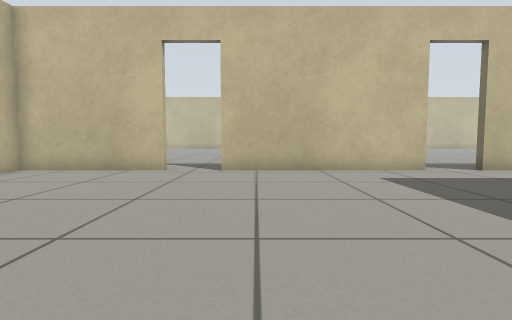
view 1 (above)

24 first-person views from a walk through a Gazebo world. The camera is 0.5 m above the floor, tilts 4° down and sees 80° across. The floor is counted in squares, 0.5 m on a side. Each view is taken from the middle of a square. On the plan, view 1 faces up. The plan holds only what a view shows up to about 12 squares ahead; the rest is blank. The place goes on beyond the plan.

view 2
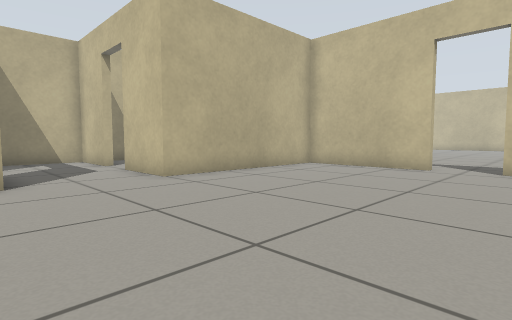

view 3
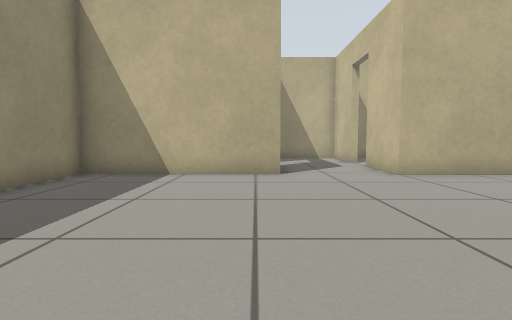

view 4
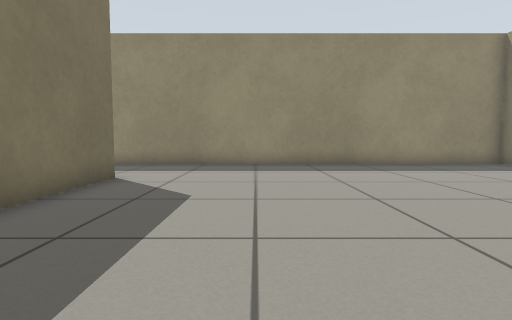

view 5
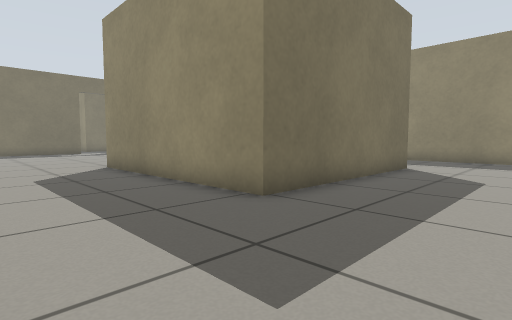

view 6
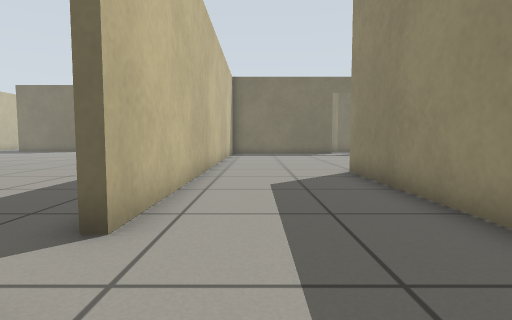

view 7
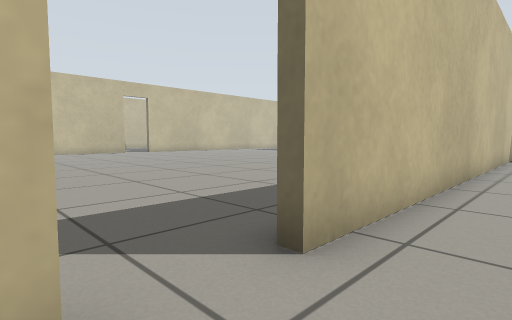

view 8
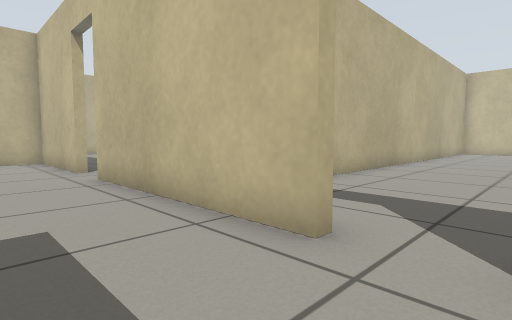

view 9
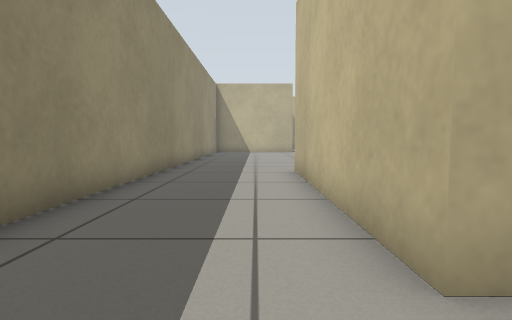

view 10
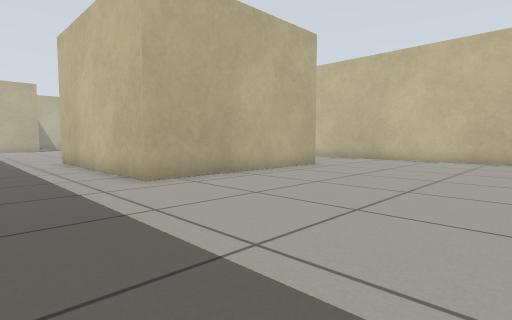

view 11
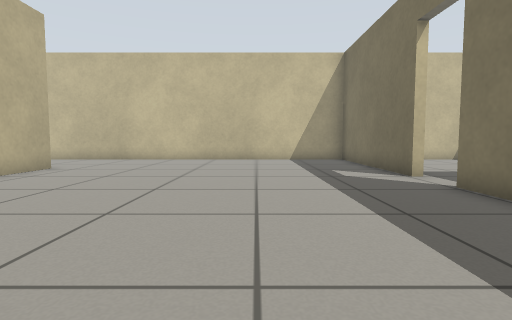

view 12
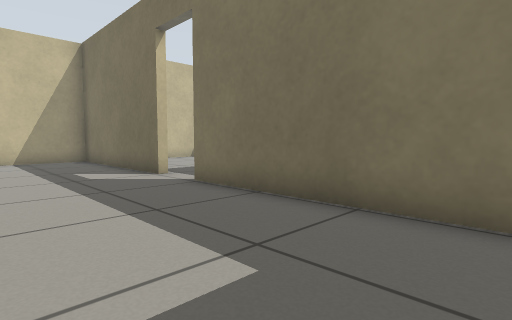

view 13
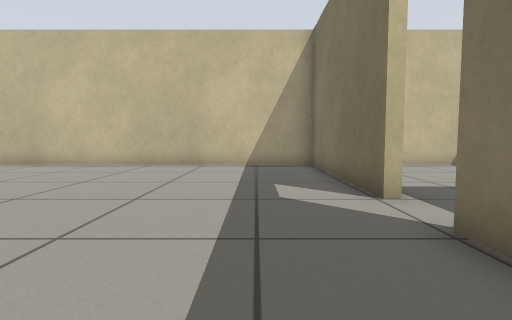

view 14
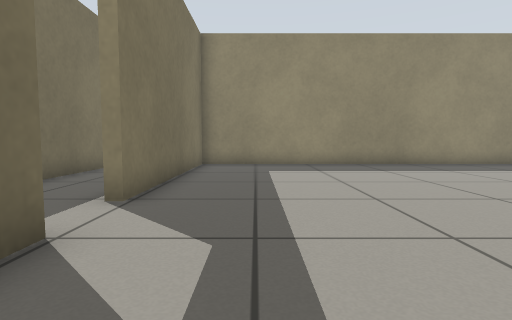

view 15
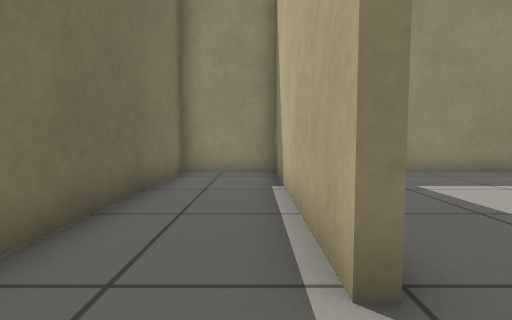

view 16
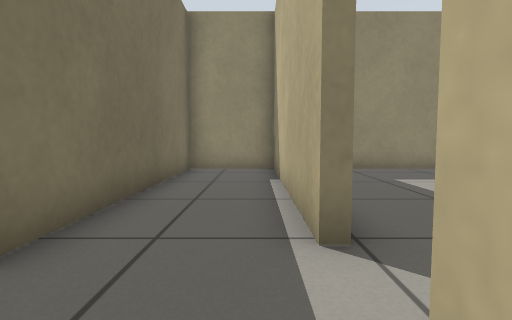

view 17
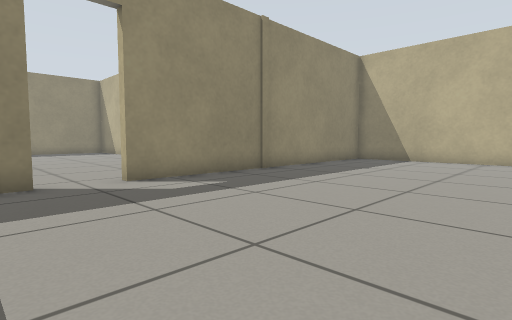

view 18
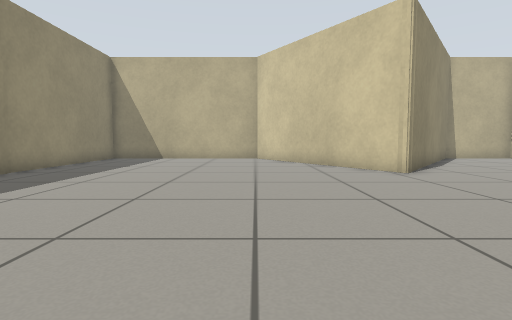

view 19
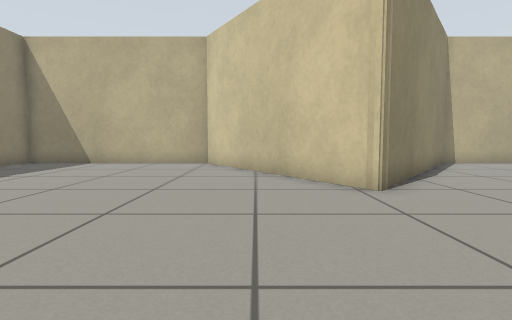

view 20
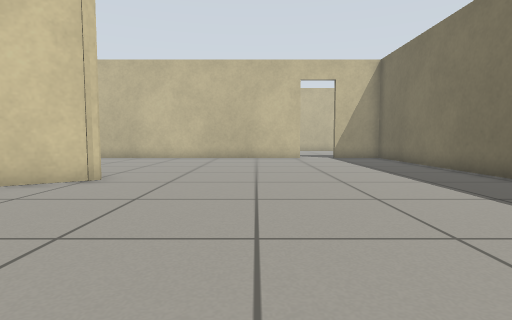

view 21
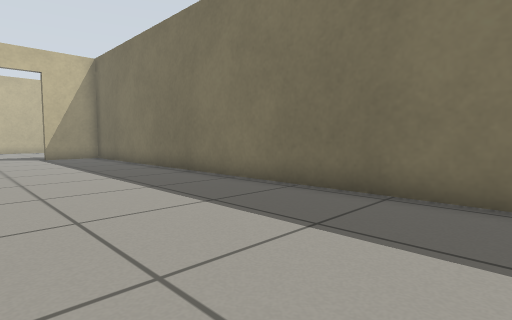

view 22
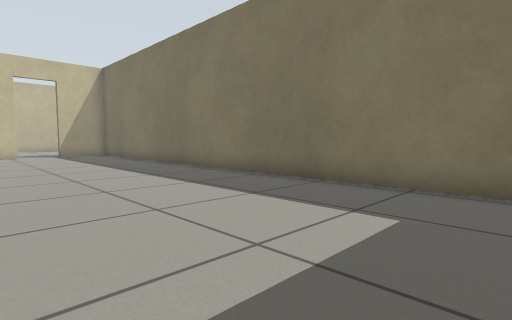

view 23
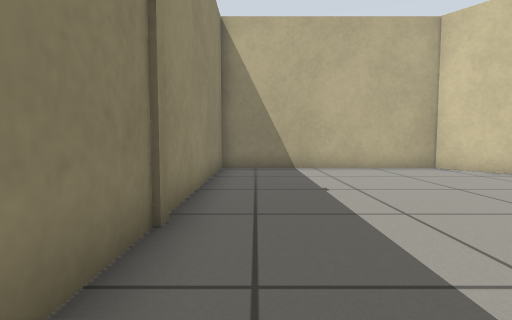

view 24
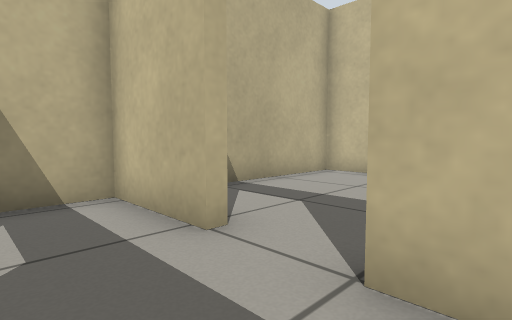

### Floor plan
Ten units are one square. View 1 is at (0, 0); x grows to the right and y downward. Boxes are objects, and circles mark ways between rooms. Rooms are numbered by the first view taken in them; rooms with no view inside come last. Other rooms are left out.
<svg viewBox="-148 -267 425 331">
<path fill="none" stroke="#000" d="M-29 -95 -74 -95 -74 -29 -100 -29M54 -95 -11 -95M-76 3 -76 59 136 59M-116 -29 -143 -29 -143 -2M131 18 56 18 56 -52 131 -52M144 -95 70 -95M241 -29 241 -95 144 -95M131 -52 131 18M136 59 241 59 241 -12M244 -12 244 59 272 59 272 -15M-78 -213 -143 -170 -143 -98 -29 -98M-11 -98 -5 -98M23 -115 23 -262M-139 -262 -79 -215"/>
<circle cx="140" cy="40" r="3" fill="#2a7"/>
<circle cx="148" cy="-65" r="3" fill="#2a7"/>
<circle cx="-20" cy="-100" r="3" fill="#2a7"/>
<circle cx="240" cy="-25" r="3" fill="#2a7"/>
<text x="10" y="-20">1</text>
<text x="190" y="-20">2</text>
<text x="260" y="-30">3</text>
<text x="-50" y="-180">4</text>
</svg>
Room 1 opens to room 2. Room 1 opens to room 4. Room 2 opens to room 3.

Where each view was taken, in squares from view 1:
view 1: 0 up, 0 right, facing up
view 2: 1 down, 0 right, facing up-left
view 3: 1 down, 1 right, facing left
view 4: 6 up, 2 right, facing down
view 5: 9 up, 2 right, facing down-right
view 6: 8 up, 4 right, facing right
view 7: 8 up, 5 right, facing up-right
view 8: 7 up, 7 right, facing up-left
view 9: 3 down, 15 right, facing left
view 10: 5 down, 20 right, facing up-left
view 11: 5 down, 20 right, facing up
view 12: 5 down, 20 right, facing up-right
view 13: 2 down, 22 right, facing up
view 14: 6 up, 22 right, facing down
view 15: 3 up, 25 right, facing down
view 16: 4 up, 25 right, facing down
view 17: 17 up, 0 right, facing down-left
view 18: 17 up, 1 right, facing left
view 19: 19 up, 2 left, facing left
view 20: 14 up, 4 left, facing up
view 21: 13 up, 3 left, facing up-right
view 22: 11 up, 4 left, facing up-right
view 23: 11 up, 4 left, facing left
view 24: 1 up, 9 left, facing up-left
